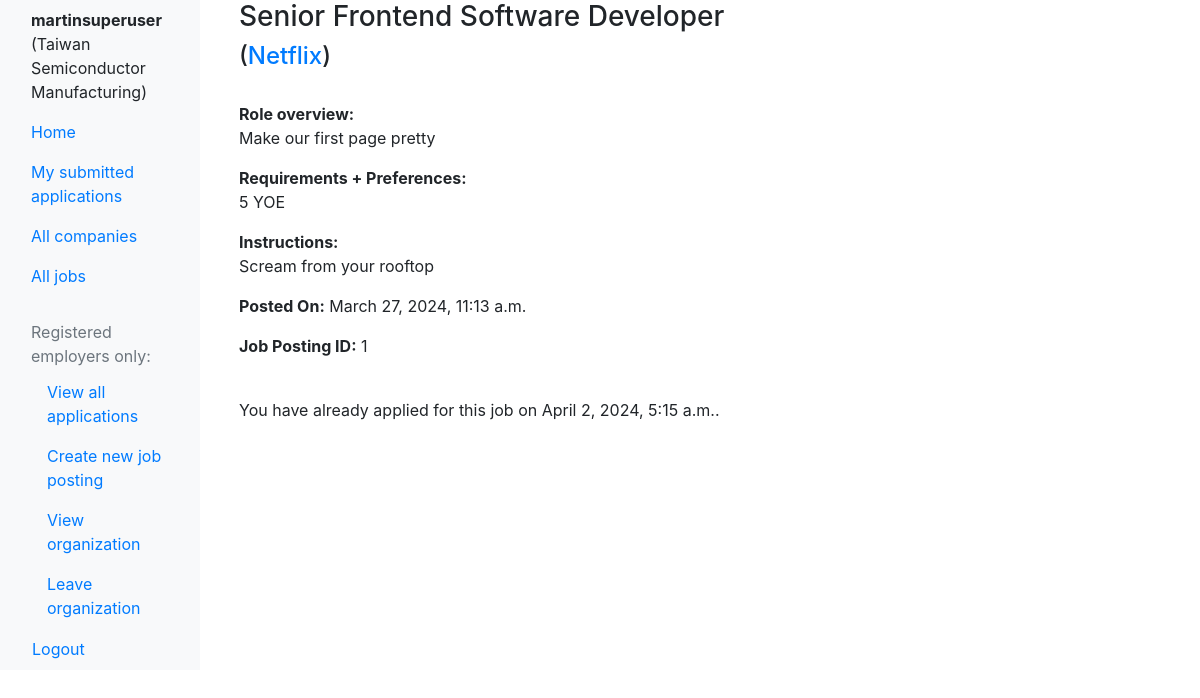
Screenshot of /jobs/job/1/ (signed in) with the database file from the repository.
### core/models.py (models this page shows)
class UserProfile(models.Model):
    user = models.OneToOneField(settings.AUTH_USER_MODEL, on_delete=models.CASCADE, related_name='profile')
    organization = models.ForeignKey('job_catalog.EmployerOrganization', on_delete=models.SET_NULL, null=True, blank=True, related_name='user_profiles')

### job_catalog/models.py (models this page shows, shortened)
class EmployerOrganization(models.Model):
    employer_org_name = models.CharField(max_length = 50)
    employer_org_description_box = models.TextField(
        default = 'Describe your organization, but not a specific role or requirements',
        blank = False  #we do not allow job posters to create employer orgs without a description
        )
    representative_claim_token = models.CharField(max_length = 16, default = "join")
    def __str__(self):
        return self.employer_org_name

class JobPosting(models.Model):
    organization = models.ForeignKey(EmployerOrganization, on_delete=models.CASCADE, default = 1)  #we wanted cascaded deletion but FYI django requires explicit selection of on_delete
    title = models.CharField(max_length=100)
    role_overview = models.TextField()
    role_requirements_and_preferences = models.TextField()
    action_steps = models.TextField()
    post_date = models.DateTimeField(auto_now=True)
    expiration_date = models.DateTimeField(default=timezone.now() + timezone.timedelta(days=90))
    is_active = models.BooleanField(default=True)

### job_applications/models.py (models this page shows, shortened)
class JobApplication(models.Model):
    user = models.ForeignKey(settings.AUTH_USER_MODEL, on_delete=models.CASCADE, related_name='job_applications')
    job_posting = models.ForeignKey(JobPosting, on_delete=models.CASCADE, related_name='applications')
    submit_date = models.DateTimeField(auto_now_add=True)
    resume = models.FileField(upload_to='resumes/', null=True, blank=True)
    linkedin_url = models.URLField(max_length=250, blank=True)
    portfolio_url = models.URLField(max_length=250, blank=True)
    email_address = models.EmailField(max_length=50)
    phone_number = models.CharField(max_length=20)
    class Meta:
        unique_together = ('user', 'job_posting')  # Ensures a user can only apply once per job posting

### job_catalog/views.py (the view)
# urls.py: path('job/<int:job_id>/', views.job_details, name='job_details'),
def job_details(request, job_id):
    job_instance = get_object_or_404(JobPosting, pk=job_id)
    user_has_applied = False
    application = None
    if request.user.is_authenticated:
        try:
            application = JobApplication.objects.get(job_posting=job_instance, user=request.user)
            user_has_applied = True
        except JobApplication.DoesNotExist:
            user_has_applied = False
    context = {
        'job_instance': job_instance,
        'user_has_applied': user_has_applied,
        'application': application,  # Optional: Only if you need more details from the application itself
    }
    return render(request, 'job_catalog/job_details.html', context)

### core/context_processors.py (called while the page is built)
def global_user_groups(request):
    is_job_poster = False
    if request.user.is_authenticated:
        is_job_poster = request.user.groups.filter(name='JobPosters').exists()
    return {
        'is_job_poster': is_job_poster,
    }

### templates/job_catalog/job_details.html (shortened to what this page needs)
{% extends 'base_generic.html' %}
{% block content %}
<div class="container">
    <h3>{{ job_instance.title }}</h3>
    <h4>(<a href="{% url 'job_catalog:company_details' company_id=job_instance.organization.id %}">{{ job_instance.organization }}</a>)</h4>
    <br>
    <p><strong>Role overview:</strong><br>{{ job_instance.role_overview }}</p>
    <p><strong>Requirements + Preferences:</strong><br>{{ job_instance.role_requirements_and_preferences }}</p>
    <p><strong>Instructions:</strong><br>{{ job_instance.action_steps }}</p>
    <p><strong>Posted On:</strong> {{ job_instance.post_date }}</p>
    <p><strong>Job Posting ID:</strong> {{ job_instance.id }}</p>
    <br>
    {% if user.is_authenticated %}
        {% if user_has_applied %}
            <p>You have already applied for this job on {{ application.submit_date }}.</p>
        {% else %}
            <a href="{% url 'job_applications:apply_for_job' job_posting_id=job_instance.id %}" class="btn btn-primary">Apply for This Job</a>
        {% endif %}
    {% else %}
        <p>To apply for this role, <a href="{% url 'core:login_start' %}">log in</a> first.</p>
    {% endif %}
</div>
{% endblock %}

### templates/base_generic.html (shortened to what this page needs)
<!DOCTYPE html>
<html lang="en">
<head>
    {% load static %}
    <link href="https://stackpath.bootstrapcdn.com/bootstrap/4.5.2/css/bootstrap.min.css" rel="stylesheet">
    <link href="{% static 'css/styles.css' %}" rel="stylesheet">
</head>
<body>
    <div class="container-fluid">
        <div class="row">
            <nav class="col-md-2 d-none d-md-block bg-light sidebar">
                {% if request.user.is_authenticated %}
                    <div class="welcome-message py-2 px-3">
                        <strong>{{ request.user.username }}</strong>
                        {% if request.user.profile.organization %}
                            ({{ request.user.profile.organization.employer_org_name }})
                        {% endif %}
                    </div>
                {% endif %}
                <div class="sidebar-sticky">
                    <ul class="nav flex-column">
                        <li class="nav-item">
                            <a class="nav-link active" href="{% url 'core:home' %}">Home</a>
                        </li>
                        <li class="nav-item">
                            <a class="nav-link" href="{% url 'job_applications:my_job_applications' %}">My submitted applications</a>
                        </li>
                        <li class="nav-item">
                            <a class="nav-link" href="{% url 'job_catalog:all_companies' %}">All companies</a>
                        </li>
                        <li class="nav-item">
                            <a class="nav-link" href="{% url 'job_catalog:all_jobs' %}">All jobs</a>
                        </li>
                        {% if request.user.is_authenticated %}
                            {% if not is_job_poster %}
                                <li class="nav-item sidebar-heading px-3 mt-4 mb-1 text-muted">
                                    Prospective employers only:
                                </li>
                                <li class="nav-item">
                                    <a class="nav-link ml-3" href="{% url 'core:claim_organization' %}">Claim organization</a>
                                </li>
                                <li class="nav-item">
                                    <a class="nav-link ml-3" href="{% url 'job_catalog:create_organization' %}">Create organization</a>
                                </li>
                            {% else %}
                                <li class="nav-item sidebar-heading px-3 mt-4 mb-1 text-muted">
                                    Registered employers only:
                                </li>
                                <li class="nav-item">
                                    <a class="nav-link ml-3" href="{% url 'job_applications:employer_applications' %}">View all applications</a>
                                </li>
                                <li class="nav-item">
                                    <a class="nav-link ml-3" href="{% url 'job_catalog:create_job_posting' %}">Create new job posting</a>
                                </li>
                                <li class="nav-item">
                                    <a class="nav-link ml-3" href="{% url 'job_catalog:company_details' company_id=request.user.profile.organization.id %}">View organization</a>
                                </li>
                                <li class="nav-item">
                                    <a class="nav-link ml-3" href="{% url 'core:leaving_organization' %}">Leave organization</a>
                                </li>
                            {% endif %}
                            <li class="nav-item">
                                <form action="{% url 'core:logout' %}" method="post">
                                    <button type="submit" class="btn btn-link nav-link px-3">Logout</button>
                                </form>
                            </li>
                        {% endif %}
                    </ul>
                </div>
            </nav>
            <main role="main" class="col-md-9 ml-sm-auto col-lg-10 px-md-4">
                {% block content %}{% endblock content %}
            </main>
        </div>
    </div>
</body>
</html>

### rows the page displays
JobPosting: title "Senior Frontend Software Developer", organization "Netflix", role_overview "Make our first page pretty", role_requirements_and_preferences "5 YOE", action_steps "Scream from your rooftop", post_date "March 27, 2024, 11:13 a.m.", id "1"
JobApplication: submit_date "April 2, 2024, 5:15 a.m."

### other values shown
{{ request.user.username }} "martinsuperuser"
{{ request.user.profile.organization.employer_org_name }} "Taiwan Semiconductor Manufacturing"
